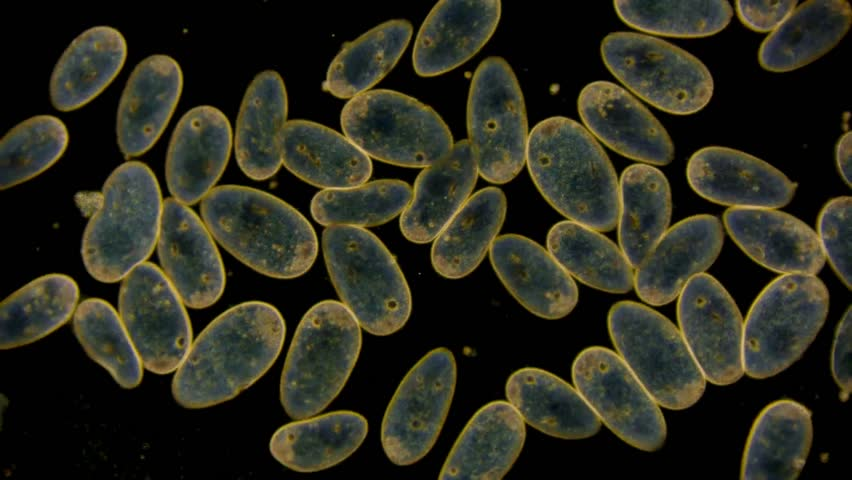
%> input picture Image Processing With Matlab/0009-Image-Segmentation/_images/param.jpg, 852 x 480 px
$ octave exm_002_adaptivethresholding.m   (GNU Octave 9; MATLAB toolbox functions it lacks are replaced by stand-ins)
%> lines starting %> are read from the running program, lines starting %| are printed output that depends on the picture
p = rgb2gray(imread('_images/param.jpg'));
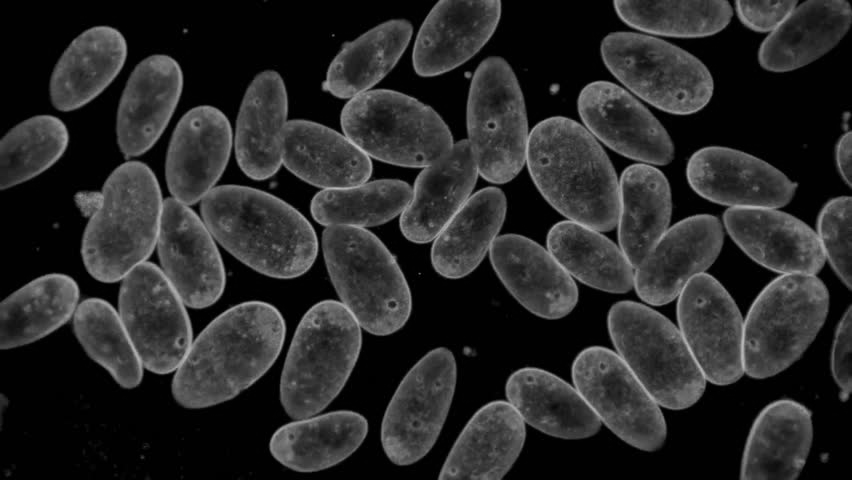
%> p: size 480x852 uint8; min 0, max 192, mean 41.6
[r, c] = size(p);
%> r = 480; c = 852
[y, x] = meshgrid(linspace(0, 1, c), linspace(0, 1, r));
p2 = 1-im2double(p)+y/2;
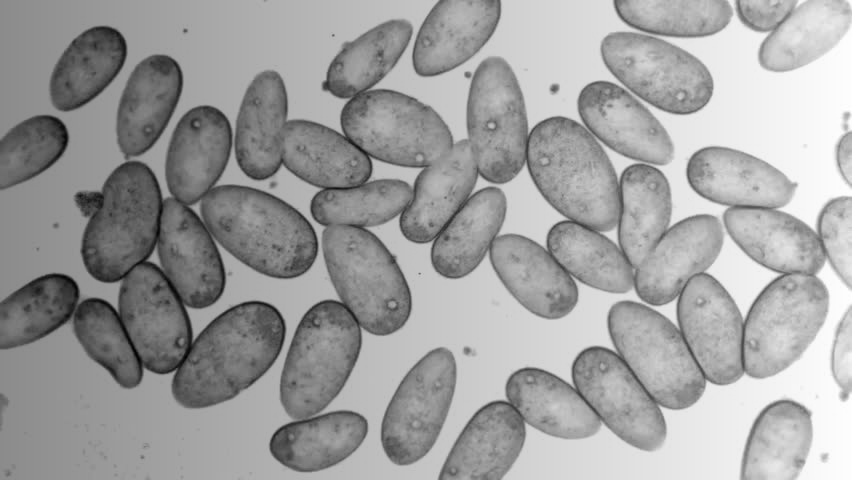
%> p2: size 480x852 double; min 0.387, max 1.5, mean 1.09; drawn with min black and max white

figure,
subplot(1, 2, 1), imshow(p);
subplot(1, 2, 2), imshow(p2);
%> after `imshow(p2)`:
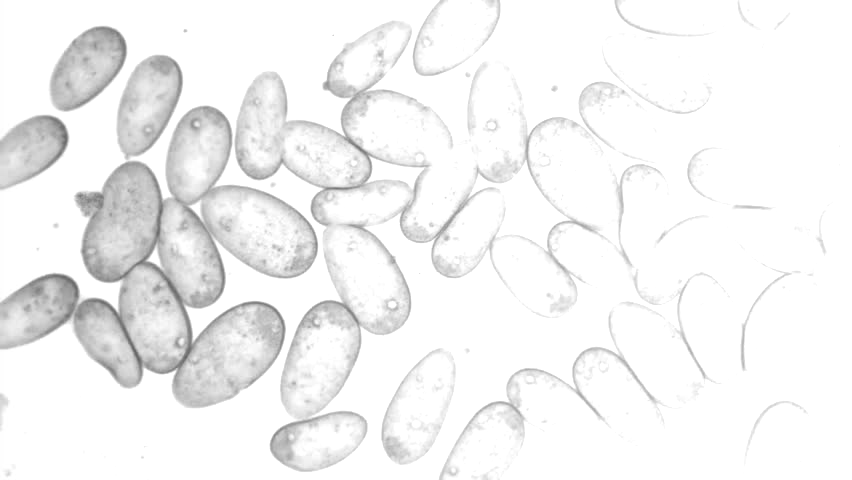
%> displayed picture: size 480x852, on the screen's scale of 0 to 255; min 99, max 255, mean 243.2
